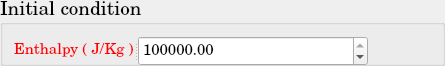
     <widget class="QGroupBox" name="TEq_InitialCondition">
      <property name="minimumSize">
       <size>
        <width>445</width>
        <height>66</height>
       </size>
      </property>
      <property name="maximumSize">
       <size>
        <width>445</width>
        <height>66</height>
       </size>
      </property>
      <property name="font">
       <font>
        <family>Century Schoolbook L</family>
        <pointsize>14</pointsize>
        <weight>50</weight>
        <bold>false</bold>
       </font>
      </property>
      <property name="title">
       <string>Initial condition</string>
      </property>
      <layout class="QGridLayout" name="gridLayout_31">
       <item row="0" column="0">
        <widget class="QSplitter" name="splitter_9">
         <property name="minimumSize">
          <size>
           <width>354</width>
           <height>30</height>
          </size>
         </property>
         <property name="maximumSize">
          <size>
           <width>363</width>
           <height>31</height>
          </size>
         </property>
         <property name="orientation">
          <enum>Qt::Horizontal</enum>
         </property>
         <widget class="QLabel" name="TEq_FluidEnthalpy">
          <property name="minimumSize">
           <size>
            <width>116</width>
            <height>29</height>
           </size>
          </property>
          <property name="maximumSize">
           <size>
            <width>130</width>
            <height>31</height>
           </size>
          </property>
          <property name="font">
           <font>
            <pointsize>11</pointsize>
           </font>
          </property>
          <property name="text">
           <string>&lt;html&gt;&lt;head/&gt;&lt;body&gt;&lt;p&gt;&lt;span style=&quot; color:#ff0000;&quot;&gt;Enthalpy ( J/Kg )&lt;/span&gt;&lt;/p&gt;&lt;/body&gt;&lt;/html&gt;</string>
          </property>
         </widget>
         <widget class="QDoubleSpinBox" name="TEq_FluidEnthalpy_doubleSpinBox">
          <property name="minimumSize">
           <size>
            <width>230</width>
            <height>29</height>
           </size>
          </property>
          <property name="maximumSize">
           <size>
            <width>232</width>
            <height>31</height>
           </size>
          </property>
          <property name="font">
           <font>
            <pointsize>11</pointsize>
           </font>
          </property>
          <property name="maximum">
           <double>999999999.990000009536743</double>
          </property>
          <property name="value">
           <double>420000.000000000000000</double>
          </property>
         </widget>
        </widget>
       </item>
       <item row="0" column="1">
        <spacer name="horizontalSpacer_20">
         <property name="orientation">
          <enum>Qt::Horizontal</enum>
         </property>
         <property name="sizeHint" stdset="0">
          <size>
           <width>58</width>
           <height>20</height>
          </size>
         </property>
        </spacer>
       </item>
      </layout>
      <zorder>splitter_9</zorder>
      <zorder>horizontalSpacer_20</zorder>
     </widget>
